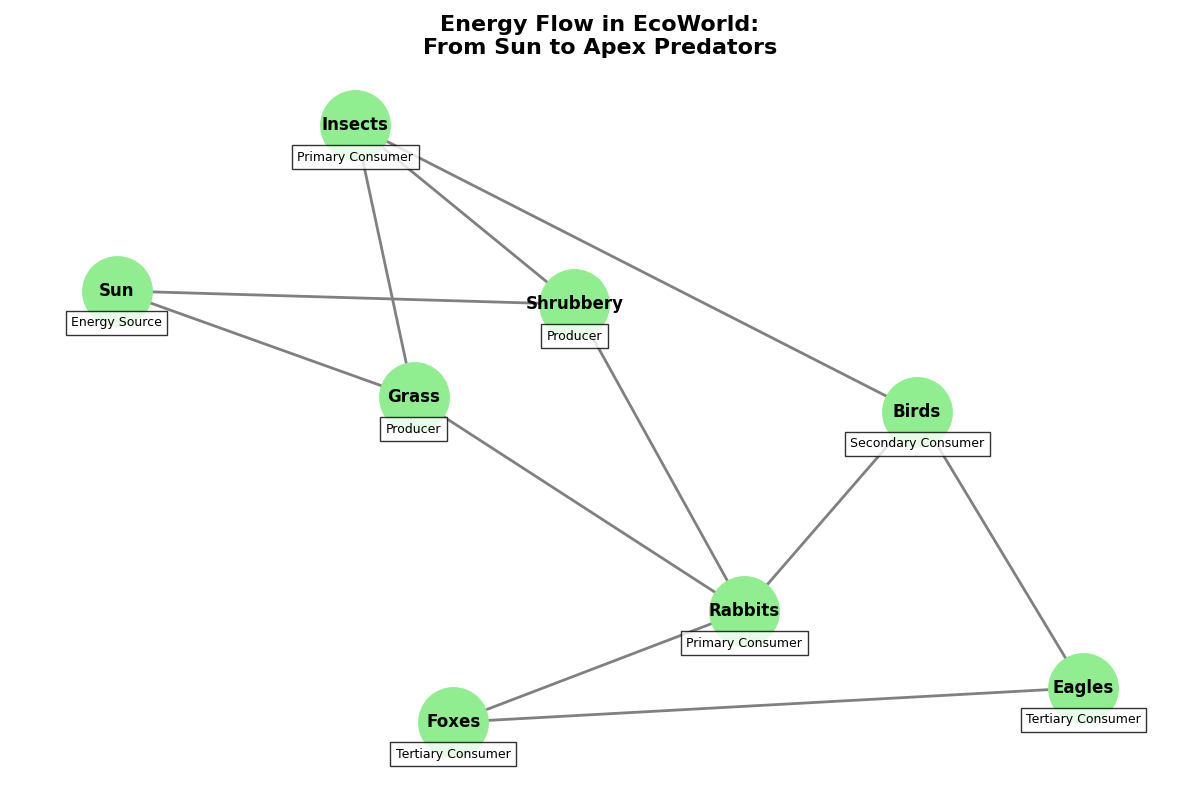

Write Python code to recreate this figure.
import matplotlib.pyplot as plt
import networkx as nx

# Backstory:
# The chart illustrates the flow of energy within a fictional ecosystem called "EcoWorld". The ecosystem consists 
# of both producers (plants) and consumers (animals). This flow of energy through various trophic levels is key to 
# maintaining balance within the ecosystem.

# Define the players in the ecosystem
nodes = {
    "Sun": "Energy Source",
    "Grass": "Producer",
    "Shrubbery": "Producer",
    "Insects": "Primary Consumer",
    "Rabbits": "Primary Consumer",
    "Birds": "Secondary Consumer",
    "Foxes": "Tertiary Consumer",
    "Eagles": "Tertiary Consumer",
}

# Define the directed edges to show energy flow from producers to consumers
edges = [
    ("Sun", "Grass"),
    ("Sun", "Shrubbery"),
    ("Grass", "Insects"),
    ("Shrubbery", "Insects"),
    ("Grass", "Rabbits"),
    ("Shrubbery", "Rabbits"),
    ("Insects", "Birds"),
    ("Rabbits", "Birds"),
    ("Rabbits", "Foxes"),
    ("Birds", "Eagles"),
    ("Foxes", "Eagles"),
]

# Create a directed graph
G = nx.DiGraph()

# Add nodes and edges to the graph
G.add_nodes_from(nodes)
G.add_edges_from(edges)

# Node positions using spring layout
pos = nx.spring_layout(G, k=0.5, iterations=50)

# Plot the directed graph
plt.figure(figsize=(12, 8))
nx.draw_networkx_nodes(G, pos, node_color='lightgreen', node_size=2500)
nx.draw_networkx_edges(G, pos, edge_color='gray', arrows=True, arrowsize=20, width=2)
nx.draw_networkx_labels(G, pos, font_size=12, font_weight='bold', font_color='black', labels={node: node for node in G.nodes()})

# Add title and supplementary labels
plt.title("Energy Flow in EcoWorld:\nFrom Sun to Apex Predators", fontsize=16, fontweight='bold')

# Additional labels for node roles
labels_legend = {node: role for node, role in nodes.items()}

# Display legend annotations beneath each node
for node, (x, y) in pos.items():
    plt.text(x, y - 0.1, labels_legend[node], fontsize=9, ha='center', va='center', bbox=dict(facecolor='white', alpha=0.8))

# Turn off axes
plt.axis('off')

# Optimize layout
plt.tight_layout()

# Show plot
plt.show()
